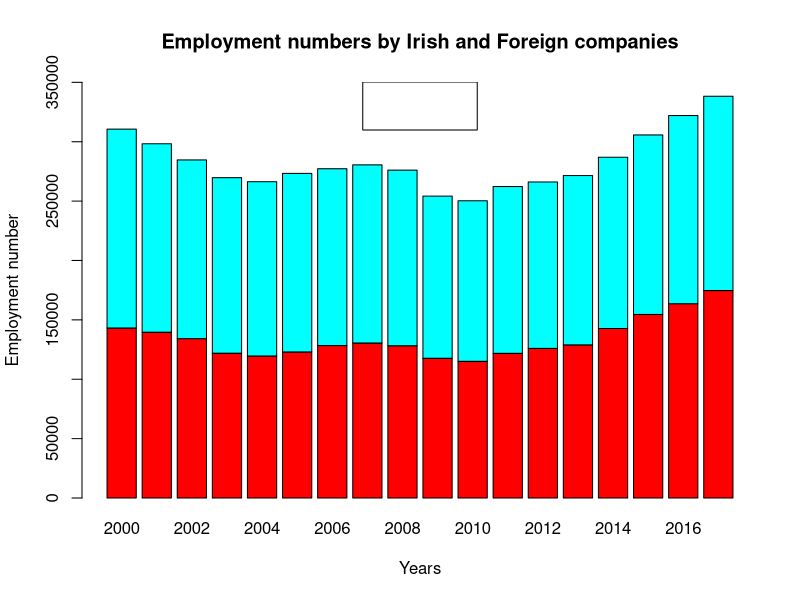

The R source for this figure: (Note: this script raises an error after producing the figure.)
install.packages("readxl")
install.packages("matrixStats")
library(matrixStats)
library("readxl")
library(reshape2)
library(ggplot2)

workingdic <- getwd()
workingdic <- trimws(workingdic)  # Trimming and spaces at either ends
print(workingdic)
setwd(workingdic)

employment_irish <- read_xlsx("InputFiles/Irish Industries in Ireland.xlsx", sheet = "Employment")  #irish companies 
employment_foreign <- read_xlsx("InputFiles/Foreign Industries in Ireland.xlsx", sheet = "Employment")
empl_column_names <- c("Indutry", "Industry_type", "Value_in",  "2000", "2001", "2002", "2003", "2004", "2005", "2006", "2007", "2008", "2009",
                         "2010", "2011", "2012", "2013", "2014", "2015", "2016", "2017")
colnames(employment_irish) <- empl_column_names
colnames(employment_foreign) <- empl_column_names

head(employment_irish)
head(employment_foreign)


################################### Over-All Employment Generated by industries in Ireland over the years ################################################

Irish_Owned <- colSums(Filter(is.numeric, employment_irish))
Foreign_Owned <- colSums(Filter(is.numeric, employment_foreign))

data <- data.frame(Irish_Owned, Foreign_Owned)

max_value <- max(data$Irish_Owned + data$Foreign_Owned)
max_value

data

barplot(t(data), col= rainbow(2), besides = FALSE,
           ylim=c(0,(max_value+12000)),ylab = "Employment number", xlab="Years",
           main="Employment numbers by Irish and Foreign companies")

legend("top",rownames(t(data)),cex =0.6,fill=color.names,title="Irish/Foreign companies")

########################################## Top 5 companies to generate Total employment generated from 2000-2017 #########################################################

employment_irish$total_employment_generated <- rowSums(Filter(is.numeric, employment_irish))
employment_irish <-employment_irish[order(-employment_irish$total_employment_generated),]
employment_irish <- employment_irish[1:5,]

employment_foreign$total_employment_generated <- rowSums(Filter(is.numeric, employment_foreign))
employment_foreign <-employment_foreign[order(-employment_foreign$total_employment_generated),]
employment_foreign <- employment_foreign[1:5,]

employment_irish$total_employment_generated
employment_foreign$total_employment_generated

par(mfrow = c(1,2))
pie(employment_irish$total_employment_generated, labels = employment_irish$total_employment_generated, 
    main = "Top 5 employent by irish industries from 2000-2017", col = rainbow(5))
legend("topleft", c(employment_irish$Indutry), cex = 0.5,fill = rainbow(5))

pie(employment_foreign$total_employment_generated, labels = employment_foreign$total_employment_generated, 
    main = "Top 5 employent by irish industries from 2000-2017", col = rainbow(5))
legend("topright", c(employment_foreign$Indutry), cex = 0.5,fill = rainbow(5))


